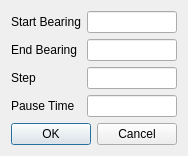
<?xml version="1.0" encoding="UTF-8"?>
<ui version="4.0">
 <class>SkyScanDialog</class>
 <widget class="QDialog" name="SkyScanDialog">
  <property name="geometry">
   <rect>
    <x>0</x>
    <y>0</y>
    <width>184</width>
    <height>154</height>
   </rect>
  </property>
  <property name="windowTitle">
   <string>SkyScan Setup</string>
  </property>
  <layout class="QVBoxLayout" name="verticalLayout">
   <item>
    <layout class="QGridLayout" name="gridLayout">
     <item row="0" column="0">
      <widget class="QLabel" name="label">
       <property name="text">
        <string>Start Bearing</string>
       </property>
      </widget>
     </item>
     <item row="0" column="1">
      <widget class="QLineEdit" name="lineEdit">
       <property name="clearButtonEnabled">
        <bool>true</bool>
       </property>
      </widget>
     </item>
     <item row="1" column="0">
      <widget class="QLabel" name="label_2">
       <property name="text">
        <string>End Bearing</string>
       </property>
      </widget>
     </item>
     <item row="1" column="1">
      <widget class="QLineEdit" name="lineEdit_2">
       <property name="clearButtonEnabled">
        <bool>true</bool>
       </property>
      </widget>
     </item>
     <item row="2" column="0">
      <widget class="QLabel" name="label_3">
       <property name="text">
        <string>Step</string>
       </property>
      </widget>
     </item>
     <item row="2" column="1">
      <widget class="QLineEdit" name="lineEdit_3">
       <property name="clearButtonEnabled">
        <bool>true</bool>
       </property>
      </widget>
     </item>
     <item row="3" column="0">
      <widget class="QLabel" name="label_4">
       <property name="text">
        <string>Pause Time</string>
       </property>
      </widget>
     </item>
     <item row="3" column="1">
      <widget class="QLineEdit" name="lineEdit_4">
       <property name="clearButtonEnabled">
        <bool>true</bool>
       </property>
      </widget>
     </item>
    </layout>
   </item>
   <item>
    <widget class="QDialogButtonBox" name="buttonBox">
     <property name="orientation">
      <enum>Qt::Horizontal</enum>
     </property>
     <property name="standardButtons">
      <set>QDialogButtonBox::Cancel|QDialogButtonBox::Ok</set>
     </property>
    </widget>
   </item>
  </layout>
 </widget>
 <resources/>
 <connections>
  <connection>
   <sender>buttonBox</sender>
   <signal>accepted()</signal>
   <receiver>SkyScanDialog</receiver>
   <slot>accept()</slot>
   <hints>
    <hint type="sourcelabel">
     <x>248</x>
     <y>254</y>
    </hint>
    <hint type="destinationlabel">
     <x>157</x>
     <y>274</y>
    </hint>
   </hints>
  </connection>
  <connection>
   <sender>buttonBox</sender>
   <signal>rejected()</signal>
   <receiver>SkyScanDialog</receiver>
   <slot>reject()</slot>
   <hints>
    <hint type="sourcelabel">
     <x>316</x>
     <y>260</y>
    </hint>
    <hint type="destinationlabel">
     <x>286</x>
     <y>274</y>
    </hint>
   </hints>
  </connection>
 </connections>
</ui>
